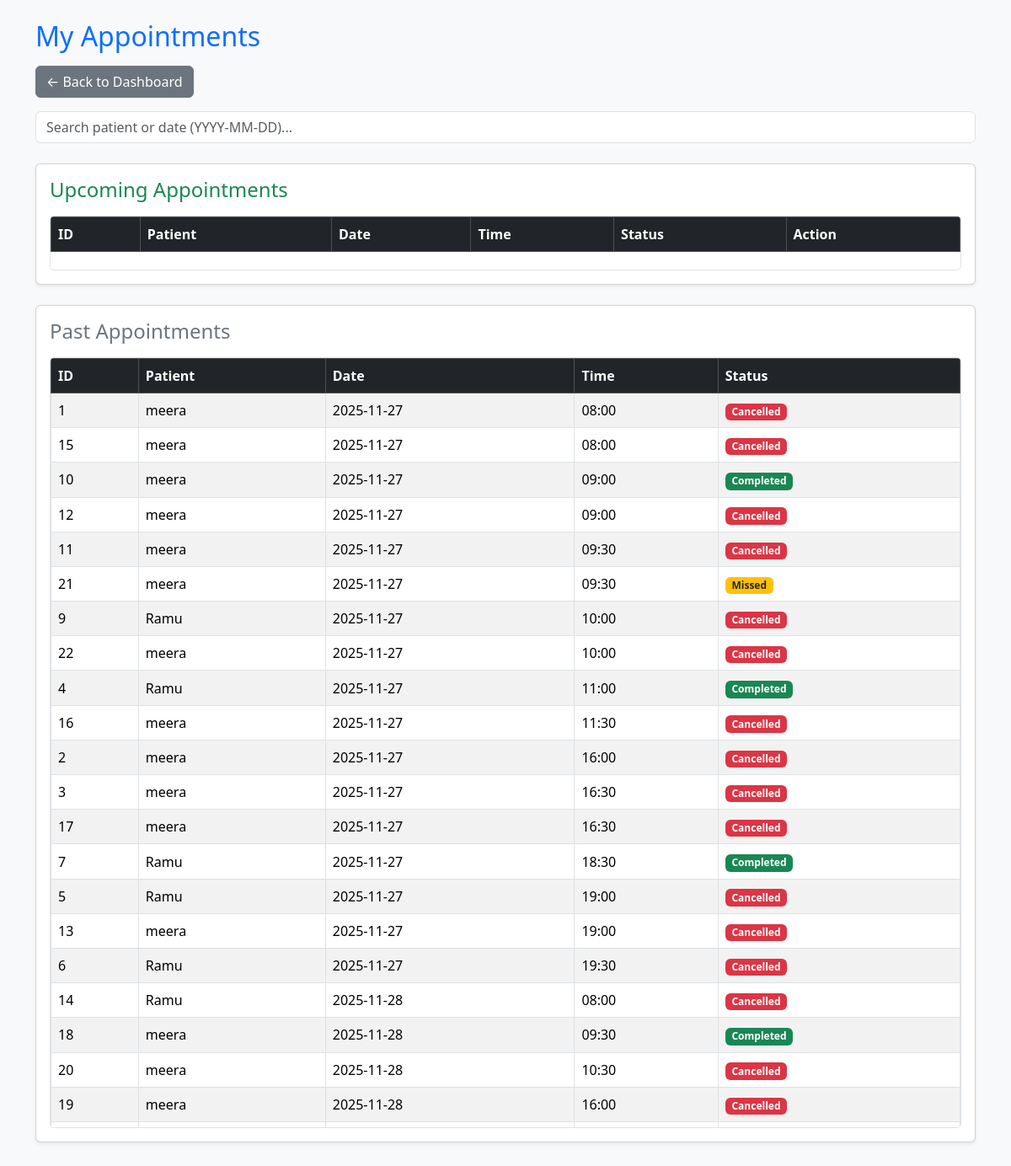
The app's page /doctor/appointments (signed in) with its own data.
### app/models.py (models this page shows, shortened)
class Appointment(db.Model):
    __tablename__ = 'appointments'
    id = db.Column(db.Integer, primary_key=True)
    patient_id = db.Column(db.Integer, db.ForeignKey('users.id'), nullable=False)
    doctor_id = db.Column(db.Integer, db.ForeignKey('users.id'), nullable=False)
    date = db.Column(db.Date, nullable=False)
    time = db.Column(db.Time, nullable=False)
    status = db.Column(db.String(20), default='Booked')
    created_at = db.Column(db.DateTime, default=datetime.utcnow)
    patient = db.relationship('User', foreign_keys=[patient_id], backref='patient_appointments')
    doctor = db.relationship('User', foreign_keys=[doctor_id], backref='doctor_appointments')
    treatment = db.relationship('Treatment', backref='appointment', uselist=False, cascade="all, delete")

class User(UserMixin, db.Model):
    __tablename__ = 'users'
    id = db.Column(db.Integer, primary_key=True)
    role = db.Column(db.String(20), nullable=False)
    email = db.Column(db.String(120), unique=True, nullable=False)
    password_hash = db.Column(db.String(128), nullable=False)
    name = db.Column(db.String(120), nullable=False)
    phone = db.Column(db.String(20))
    department_id = db.Column(db.Integer, db.ForeignKey('departments.id'))  # NEW LINE
    created_at = db.Column(db.DateTime, default=datetime.utcnow)
    is_active = db.Column(db.Boolean, default=True)

### app/routes.py (the view)
    @app.route('/doctor/appointments', methods=['GET', 'POST'])
    @login_required
    def doctor_appointments():
        if current_user.role != 'doctor':
            flash('Unauthorized access!', 'danger')
            return redirect(url_for('login'))
        appointments = (
            Appointment.query
            .filter_by(doctor_id=current_user.id)
            .order_by(Appointment.date, Appointment.time)
            .all()
        )
        return render_template(
        'doctor_appointments.html',
        appointments=appointments,
        current_date=datetime.now().date(),
        current_time=datetime.now().strftime("%Y-%m-%d %H:%M")
    )

### app/__init__.py (called while the page is built)
def create_app():
    app = Flask(__name__, template_folder="templates")
    app.config['SQLALCHEMY_DATABASE_URI'] = 'sqlite:///hms.db'
    app.config['SQLALCHEMY_TRACK_MODIFICATIONS'] = False
    app.config['SECRET_KEY'] = 'dev-secret-change-this'
    db.init_app(app)
    login_manager.init_app(app)
    @login_manager.user_loader
    def load_user(user_id):
        return User.query.get(int(user_id))
    @app.route('/')
    def index():
        return render_template('index.html')
    from .routes import init_routes
    init_routes(app)
    return app

### app/templates/doctor_appointments.html (shortened to what this page needs)
<!DOCTYPE html>
<html lang="en">
<head>
  <link href="https://cdn.jsdelivr.net/npm/bootstrap@5.3.2/dist/css/bootstrap.min.css" rel="stylesheet">
</head>
<body class="bg-light">
<div class="container mt-4">
  <h2 class="text-primary mb-3">My Appointments</h2>
  <a href="{{ url_for('doctor_dashboard') }}" class="btn btn-secondary mb-3">← Back to Dashboard</a>
  <input id="searchBox" class="form-control mb-4" type="text" placeholder="Search patient or date (YYYY-MM-DD)...">
  <div class="card shadow-sm mb-4">
    <div class="card-body">
      <h4 class="card-title mb-3 text-success">Upcoming Appointments</h4>
      <div class="table-container">
        <table class="table table-bordered table-striped align-middle">
          <thead class="table-dark">
            <tr>
              <th>ID</th>
              <th>Patient</th>
              <th>Date</th>
              <th>Time</th>
              <th>Status</th>
              <th>Action</th>
            </tr>
          </thead>
        </table>
      </div>
    </div>
  </div>
  <div class="card shadow-sm">
    <div class="card-body">
      <h4 class="card-title mb-3 text-secondary">Past Appointments</h4>
      <div class="table-container">
        <table class="table table-bordered table-striped align-middle">
          <thead class="table-dark">
            <tr>
              <th>ID</th>
              <th>Patient</th>
              <th>Date</th>
              <th>Time</th>
              <th>Status</th>
            </tr>
          </thead>
          <tbody id="pastTable">
            {% for a in appointments %}
              {% if a.status != 'Booked' or a.date < current_date %}
              <tr>
                <td>{{ a.id }}</td>
                <td>{{ a.patient.name }}</td>
                <td>{{ a.date }}</td>
                <td>{{ a.time.strftime('%H:%M') }}</td>
                <td class="status-cell"
                    data-date="{{ a.date }}"
                    data-time="{{ a.time.strftime('%H:%M') }}"
                    data-status="{{ a.status }}">
                  {% if a.status == 'Completed' %}
                    <span class="badge bg-success">Completed</span>
                  {% elif a.status == 'Cancelled' %}
                    <span class="badge bg-danger">Cancelled</span>
                  {% else %}
                    <span class="badge bg-secondary">Past</span>
                  {% endif %}
                </td>
              </tr>
              {% endif %}
            {% endfor %}
          </tbody>
        </table>
      </div>
    </div>
  </div>
</div>
</body>
</html>

### app/templates/doctor_appointments.html (style rules this page uses)
.table-container { max-height: 45vh; overflow-y: auto; padding-bottom: 5px; border: 1px solid #dee2e6; border-radius: 5px; }
thead th { position: sticky; top: 0; background: #212529; color: white; z-index: 5; }

### records on screen
Appointment: id "1", patient.name "meera", date "2025-11-27", time "08:00", status "Cancelled"
Appointment: id "15", patient.name "meera", date "2025-11-27", time "08:00", status "Cancelled"
Appointment: id "10", patient.name "meera", date "2025-11-27", time "09:00", status "Completed"
Appointment: id "12", patient.name "meera", date "2025-11-27", time "09:00", status "Cancelled"
Appointment: id "11", patient.name "meera", date "2025-11-27", time "09:30", status "Cancelled"
Appointment: id "21", patient.name "meera", date "2025-11-27", time "09:30"
Appointment: id "9", patient.name "Ramu", date "2025-11-27", time "10:00", status "Cancelled"
Appointment: id "22", patient.name "meera", date "2025-11-27", time "10:00", status "Cancelled"
Appointment: id "4", patient.name "Ramu", date "2025-11-27", time "11:00", status "Completed"
Appointment: id "16", patient.name "meera", date "2025-11-27", time "11:30", status "Cancelled"
Appointment: id "2", patient.name "meera", date "2025-11-27", time "16:00", status "Cancelled"
Appointment: id "3", patient.name "meera", date "2025-11-27", time "16:30", status "Cancelled"
Appointment: id "17", patient.name "meera", date "2025-11-27", time "16:30", status "Cancelled"
Appointment: id "7", patient.name "Ramu", date "2025-11-27", time "18:30", status "Completed"
Appointment: id "5", patient.name "Ramu", date "2025-11-27", time "19:00", status "Cancelled"
Appointment: id "13", patient.name "meera", date "2025-11-27", time "19:00", status "Cancelled"
Appointment: id "6", patient.name "Ramu", date "2025-11-27", time "19:30", status "Cancelled"
Appointment: id "14", patient.name "Ramu", date "2025-11-28", time "08:00", status "Cancelled"
Appointment: id "18", patient.name "meera", date "2025-11-28", time "09:30", status "Completed"
Appointment: id "20", patient.name "meera", date "2025-11-28", time "10:30", status "Cancelled"
Appointment: id "19", patient.name "meera", date "2025-11-28", time "16:00", status "Cancelled"
